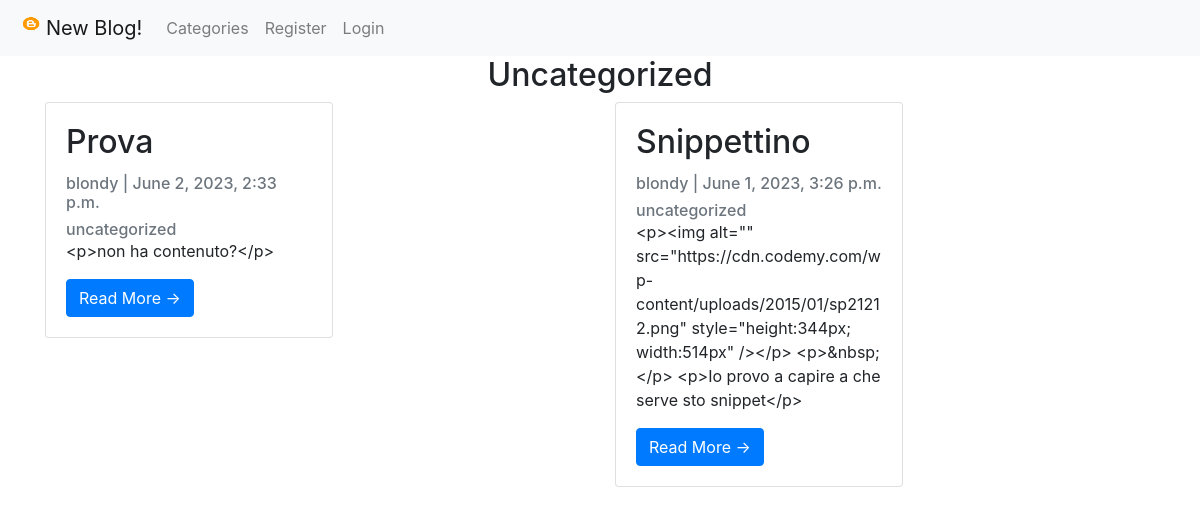
Page /category/uncategorized/ on the earlier database version.
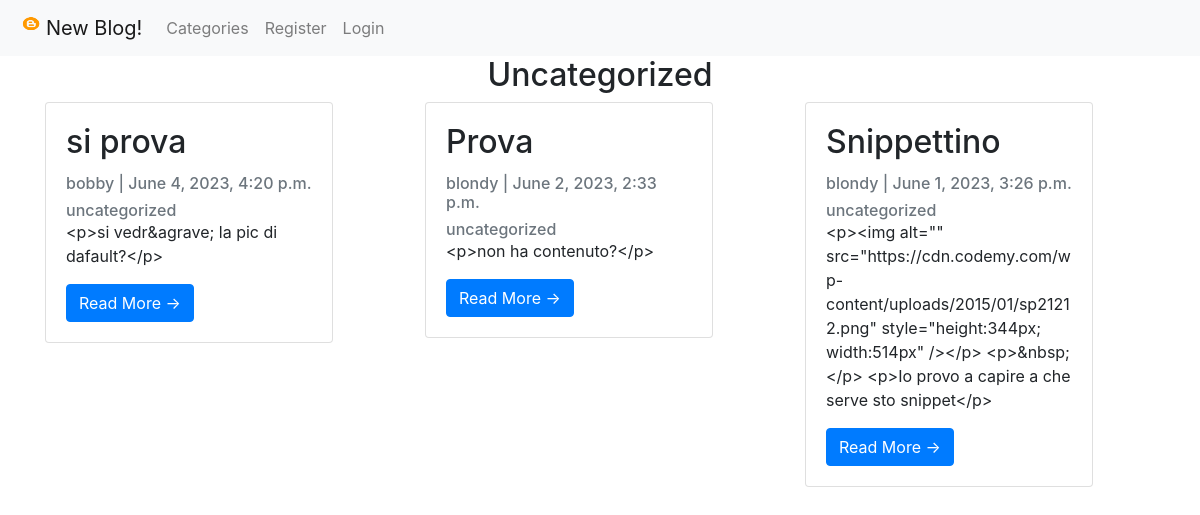
Same page on the later database version.
### blog/models.py (models this page shows, shortened)
class Post(models.Model):
    title = models.CharField(max_length=200, unique=True)
    slug = models.SlugField(max_length=200, unique=True)
    author = models.ForeignKey(User, on_delete=models.CASCADE, related_name='blog_posts')
    updated_on = models.DateTimeField(auto_now=True)
    content = RichTextField(blank=True, null=True)
    created_on = models.DateTimeField(auto_now_add=True)
    status = models.IntegerField(choices=STATUS, default=0)
    category = models.CharField(max_length=200, default='Uncategorized')
    snippet = models.CharField(max_length=200, default='Click "Read More" to Read Blog Post')
    likes = models.ManyToManyField(User, related_name="blog_post")
    class Meta:
        ordering = ['-created_on']

### blog/views.py (the view)
# urls.py: path('category/<str:cats>/', CategoryView, name='category'),
def CategoryView(request, cats):
    category_post = Post.objects.filter(category=cats.replace('-', ' '))
    return render(request, 'categories.html', {'cats': cats.title().replace('-', ' '), 'category_post': category_post})

### blog/templates/categories.html
{% extends 'base.html' %}
{% block content %}
    {% if category_post %}
        <h2 align="center">{{ cats }}</h2>
         <div class="container">
            <div class="row">
                {% for post in category_post %}
                    {% if user.is_authenticated and user == post.author%}
                        <div class="col-sm">
                            <div class="card" style="width: 18rem;">
                                <div class="card-body">
                                    <h2 class="card-title">{{ post.title }}</h2>
                                    <p class="card-text text-muted h6">{{ post.author }} | {{ post.created_on}} </p>
                                    <a href="{%  url 'category' post.category|slugify %}" ><p class="card-text text-muted h6">{{ post.category }}</p></a>
                                    <p class="card-text">{{post.snippet }}</p>
                                    <a href="{% url 'post_detail' post.pk %}" class="btn btn-primary">Read More &rarr;</a>
                                    <a href="{% url 'update_post' post.pk %}" class="btn btn-primary">Edit &rarr;</a>
                                    <br>
                                    <a href="{% url 'delete_post' post.pk %}" class="btn btn-primary">Delete &rarr;</a>
                                </div>
                            </div>
                        </div>
                    {% else %}
                        {% if post.status != 0%}
                            <div class="col-sm">
                                <div class="card" style="width: 18rem;">
                                    <div class="card-body">
                                        <h2 class="card-title">{{ post.title }}</h2>
                                        <p class="card-text text-muted h6">{{ post.author }} | {{ post.created_on}} </p>
                                        <a href="{%  url 'category' post.category|slugify %}" ><p class="card-text text-muted h6">{{ post.category }}</p></a>
                                        <p class="card-text">{{post.content|slice:":200" }}</p>
                                        <a href="{% url 'post_detail' post.pk %}" class="btn btn-primary">Read More &rarr;</a>
                                    </div>
                                </div>
                            </div>
                        {% endif %}
                    {% endif %}
                {% endfor %}
            </div>
        </div>
    {% else %}
        <h2 align="center"> Sorry, this category doesn't exist or it hasn't post</h2>
    {% endif %}
{% endblock content%}

Differences in the rows shown:
added Post: title "si prova", author "bobby", created_on "June 4, 2023, 4:20 p.m.", category "uncategorized", content "<p>si vedr&agrave; la pic di dafault?</p>"
